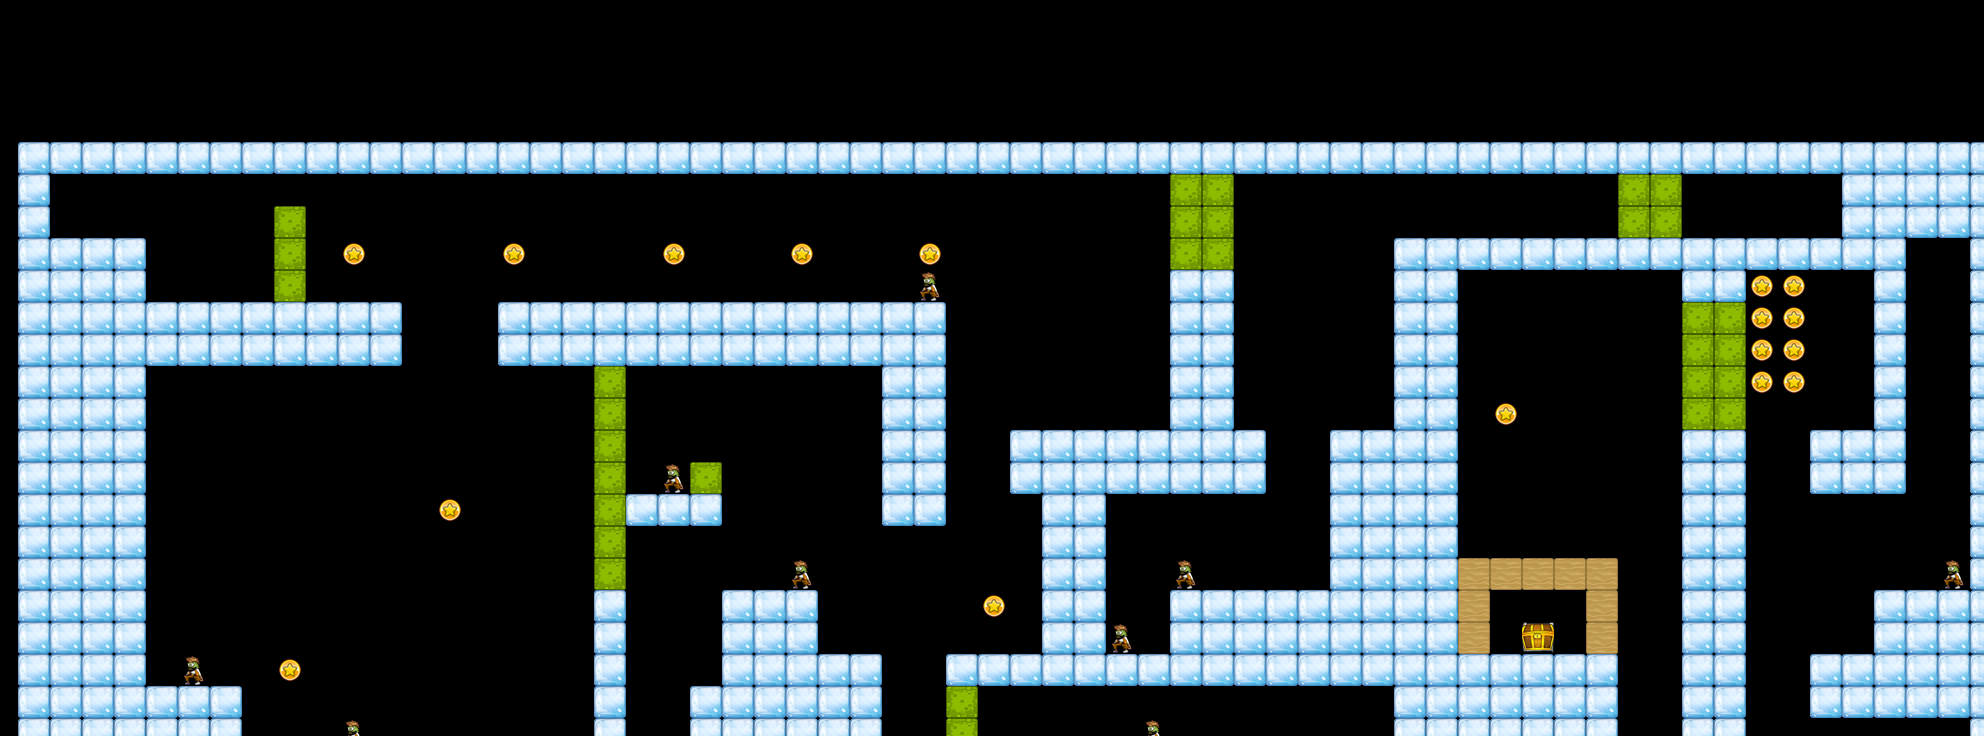

The image is a tile-based game level rendered from a .tmx file. Its description and complete source (layers, tilesets, objects, tile grids) follow:
An orthogonal 62x23 tile map with 32x32 px tiles, 1 tile layer (Tile Layer 1).

<map version="1.0" orientation="orthogonal" renderorder="right-down" width="62" height="23" tilewidth="32" tileheight="32" nextobjectid="1">
 <tileset firstgid="1" name="tilemap" tilewidth="32" tileheight="32" tilecount="13" columns="1">
  <image source="../Graphics/tilemap.png" width="32" height="416" />
 </tileset>
 <layer name="Tile Layer 1" width="62" height="23" offsetx="18" offsety="142">
  <data encoding="csv">
6,6,6,6,6,6,6,6,6,6,6,6,6,6,6,6,6,6,6,6,6,6,6,6,6,6,6,6,6,6,6,6,6,6,6,6,6,6,6,6,6,6,6,6,6,6,6,6,6,6,6,6,6,6,6,6,6,6,6,6,6,6,
6,0,0,0,0,0,0,0,0,0,0,0,0,0,0,0,0,0,0,0,0,0,0,0,0,0,0,0,0,0,0,0,0,0,0,0,5,5,0,0,0,0,0,0,0,0,0,0,0,0,5,5,0,0,0,0,0,6,6,6,6,6,
6,0,0,0,0,0,0,0,5,0,0,0,0,0,0,0,0,0,0,0,0,0,0,0,0,0,0,0,0,0,0,0,0,0,0,0,5,5,0,0,0,0,0,0,0,0,0,0,0,0,5,5,0,0,0,0,0,6,6,6,6,6,
6,6,6,6,0,0,0,0,5,0,9,0,0,0,0,9,0,0,0,0,9,0,0,0,9,0,0,0,9,0,0,0,0,0,0,0,5,5,0,0,0,0,0,6,6,6,6,6,6,6,6,6,6,6,6,6,6,6,6,0,0,6,
6,6,6,6,0,0,0,0,5,0,0,0,0,0,0,0,0,0,0,0,0,0,0,0,0,0,0,0,12,0,0,0,0,0,0,0,6,6,0,0,0,0,0,6,6,0,0,0,0,0,0,0,6,6,9,9,0,0,6,0,0,6,
6,6,6,6,6,6,6,6,6,6,6,6,0,0,0,6,6,6,6,6,6,6,6,6,6,6,6,6,6,0,0,0,0,0,0,0,6,6,0,0,0,0,0,6,6,0,0,0,0,0,0,0,5,5,9,9,0,0,6,0,0,6,
6,6,6,6,6,6,6,6,6,6,6,6,0,0,0,6,6,6,6,6,6,6,6,6,6,6,6,6,6,0,0,0,0,0,0,0,6,6,0,0,0,0,0,6,6,0,0,0,0,0,0,0,5,5,9,9,0,0,6,0,0,6,
6,6,6,6,0,0,0,0,0,0,0,0,0,0,0,0,0,0,5,0,0,0,0,0,0,0,0,6,6,0,0,0,0,0,0,0,6,6,0,0,0,0,0,6,6,0,0,0,0,0,0,0,5,5,9,9,0,0,6,0,0,6,
6,6,6,6,0,0,0,0,0,0,0,0,0,0,0,0,0,0,5,0,0,0,0,0,0,0,0,6,6,0,0,0,0,0,0,0,6,6,0,0,0,0,0,6,6,0,9,0,0,0,0,0,5,5,0,0,0,0,6,0,0,6,
6,6,6,6,0,0,0,0,0,0,0,0,0,0,0,0,0,0,5,0,0,0,0,0,0,0,0,6,6,0,0,6,6,6,6,6,6,6,6,0,0,6,6,6,6,0,0,0,0,0,0,0,6,6,0,0,6,6,6,0,0,6,
6,6,6,6,0,0,0,0,0,0,0,0,0,0,0,0,0,0,5,0,12,5,0,0,0,0,0,6,6,0,0,6,6,6,6,6,6,6,6,0,0,6,6,6,6,0,0,0,0,0,0,0,6,6,0,0,6,6,6,0,0,6,
6,6,6,6,0,0,0,0,0,0,0,0,0,9,0,0,0,0,5,6,6,6,0,0,0,0,0,6,6,0,0,0,6,6,0,0,0,0,0,0,0,6,6,6,6,0,0,0,0,0,0,0,6,6,0,0,0,0,0,0,0,6,
6,6,6,6,0,0,0,0,0,0,0,0,0,0,0,0,0,0,5,0,0,0,0,0,0,0,0,0,0,0,0,0,6,6,0,0,0,0,0,0,0,6,6,6,6,0,0,0,0,0,0,0,6,6,0,0,0,0,0,0,0,6,
6,6,6,6,0,0,0,0,0,0,0,0,0,0,0,0,0,0,5,0,0,0,0,0,12,0,0,0,0,0,0,0,6,6,0,0,12,0,0,0,0,6,6,6,6,4,4,4,4,4,0,0,6,6,0,0,0,0,0,0,12,6,
6,6,6,6,0,0,0,0,0,0,0,0,0,0,0,0,0,0,6,0,0,0,6,6,6,0,0,0,0,0,9,0,6,6,0,0,6,6,6,6,6,6,6,6,6,4,0,0,0,4,0,0,6,6,0,0,0,0,6,6,6,6,
6,6,6,6,0,0,0,0,0,0,0,0,0,0,0,0,0,0,6,0,0,0,6,6,6,0,0,0,0,0,0,0,6,6,12,0,6,6,6,6,6,6,6,6,6,4,0,8,0,4,0,0,6,6,0,0,0,0,6,6,6,6,
6,6,6,6,0,12,0,0,9,0,0,0,0,0,0,0,0,0,6,0,0,0,6,6,6,6,6,0,0,6,6,6,6,6,6,6,6,6,6,6,6,6,6,6,6,6,6,6,6,6,0,0,6,6,0,0,6,6,6,6,6,6,
6,6,6,6,6,6,6,0,0,0,0,0,0,0,0,0,0,0,6,0,0,6,6,6,6,6,6,0,0,5,0,0,0,0,0,0,0,0,0,0,0,0,0,6,6,6,6,6,6,6,0,0,6,6,0,0,6,6,6,6,6,6,
6,6,6,6,6,6,6,0,0,0,12,0,0,0,0,0,0,0,6,0,0,6,6,6,6,6,6,0,0,5,0,0,0,0,0,12,0,0,0,0,0,0,0,6,6,6,6,6,6,6,0,0,6,6,0,0,0,0,0,0,0,6,
6,6,6,6,6,6,6,6,6,6,6,0,0,0,0,0,0,0,0,0,0,6,6,6,6,6,6,0,0,5,0,0,0,0,6,6,6,0,0,0,0,0,0,6,6,6,6,6,6,6,0,0,6,6,0,0,0,0,0,0,0,6,
6,6,6,6,6,6,6,6,6,6,6,0,0,0,0,0,0,0,12,0,0,6,6,6,6,6,6,0,0,5,0,0,0,0,6,6,6,0,0,0,0,0,0,6,6,6,6,6,6,6,0,0,6,6,12,0,0,0,0,0,12,6,
6,6,6,6,6,6,6,6,6,6,6,0,0,0,0,6,6,6,6,6,6,6,6,6,6,6,6,6,6,6,6,6,6,6,6,6,6,6,6,6,6,6,6,6,6,6,6,6,6,6,6,6,6,6,6,6,6,6,6,6,6,6,
6,6,6,6,6,6,6,6,6,6,6,0,0,0,0,6,6,6,6,6,6,6,6,6,6,6,6,6,6,6,6,6,6,6,6,6,6,6,6,6,6,6,6,6,6,6,6,6,6,6,6,6,6,6,6,6,6,6,6,6,6,6
</data>
 </layer>
</map>